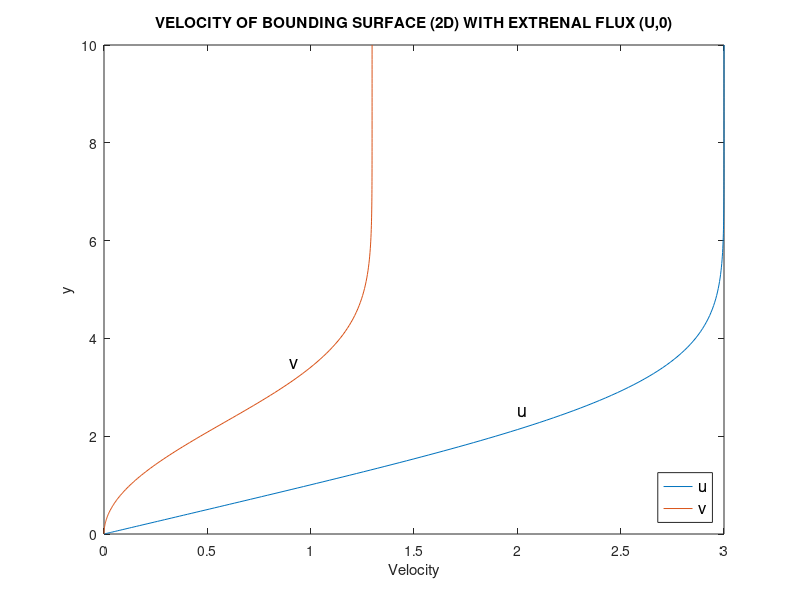

The MATLAB source for this figure:
% ESERCIZIO 5 

% NUMERICAL SOLUTION OF BOUNDARY LAYER OF A BOUNDING SURFACE (2D)
% Solve the PDE problem:
% { ∂u/∂x + ∂v/∂y = 0;                      CONTINUITY EQUATION
% { ∂u^2/∂x + ∂uv/∂y = nu*∂u^2/∂y^2         MOMENTUM EQUATION
% { u(x,0) = v(x,0) = 0; u(x,inf) = U;      Boundary Conditions
% { u(0,y) = U; v(0,y) = 0;                 Initial Conditions

clear all 
close all 

tic
% problem's data
U = 3;                   % Exterior velocity
nu = 1.5;                % viscosity

% boundary conditions 
u_x0 = 0;
v_x0 = 0;
u_x10 = U;
dv_x10 = 0;

% number of x e y nodes 
mx = 100;
my = 200;

% initial conditions
u_0y = U.*ones(my,1);
v_0y = zeros(my,1);

% x and y range boundarys
xa = 0;
xb = 2; 
y1 = 0;
ym = 10;


%% x nodes
x = zeros(mx,1);
for i = 1:mx
    x(i) = (xb-xa) * ((i-1)/(mx-1))^2; 
end
hx = diff(x);

%% y nodes 
y = zeros(my,1);
for i = 1:my
    y(i) = (ym-y1) * ((i-1)/(my-1))^2; 
end
hy = diff(y);


%% FINITE DIFFERENCE IN y (RELATED ONLY TO INDEX j)
% We now create the matrices of finite difference for the terms divided by
% hy

%________________________ Matrix of finite difference for the term ∂v/∂y
% We use the following discretisation: (v_j-v_j-1)/(y_j-y_j-1)
% FIRST ROW OF D1v IS ZEROS

D1v = spdiags([[0;1./hy(1:end);0], [-1./hy(1:end);0;0]], [0,-1], my,my);


%________________________ Matrix of finite difference for the term ∂^2u/∂y^2
% We use the following discretization: [(u_j+1 - u_j)/(y_j+1 - y_j) - (u_j
% - u_j-1)/(y_j - y_j-1)] /[(y_j+1 - y_j-1)/2]
% FIRST ROW AND LAST ROW OF D2 ARE ZEROS

% denominator of subdiagonal terms
d1 = 1./(hy(1:my-2).*(hy(1:my-2)+hy(2:my-1)));
% denominator of superdiagonal terms 
d2 = 1./(hy(2:my-1).*(hy(1:my-2)+hy(2:my-1)));
D2 = spdiags([[2*d1;0;0],[0;-2*d1-2*d2;0],[0;0;2*d2]],[-1,0,1],my,my);


%________________________ Matrix of finite difference for the term ∂uv/∂y
% We use the following discretisation: (u_j+1*v_j+1 - u_j-1*v_j-1)/(y_j+1-y_j-1)
% FIRST ROW AND LAST ROW OF D1uv ARE ZEROS

d = 1./(hy(1:my-2)+hy(2:my-1));
D1uv = spdiags([[-d;0;0],[0;0;d]],[-1,1],my,my);


%% MATRICES FOR THE TERMS ∂u/∂x AND ∂u^2/∂x (RELATED ONLY TO INDEX j)
% REMARK: THESE DISCRETIZATIONS COME FROM EULER METHOD, i.e. ∂u/∂x = 
% (u_next-u_previous)/(x_next-x_previous)

%________________________ Matrices for the term ∂u/∂x (WE CONSIDER ONLY j-TERMS, so we 
% have (u_j+u_j-1)/2)
% FOR u_i
D1x_i = spdiags([[1/2*ones(my-1,1);0;0], [0;1/2*ones(my-1,1);0]],[-1,0],my,my);
% FOR u_i-1
D1x_iprev = D1x_i;

%________________________ Matrices for the term ∂u^2/∂x (WE CONSIDER ONLY j-TERMS, so we 
% have u_j.^2
% FOR u_i
D1x_isquare = speye(my);
% FOR u_i-1
D1x_isquareprev = D1x_isquare;


%% BOUNDARY CONDITIONS 
% from the fist equation of the system, through D1v we obtain the conditions
% for v
% from the second equation of the system, through D2 we obtain the conditions
% for u
% -----> AIM: the discretized system is:
% from line 1 to my
% { 1/hx(i).*(D1x_i*u) - 1/hx(i).*(D1x_iprev*u_Eprevious) + D1v*v = 0
% from line my+1 to 2my
% { 1/hx(i).*(D1x_isquare*(u.^2)) - 1/hx(i).*(D1x_isquareprev*(u_Eprevious.^2)) 
% + D1uv*(u.*v) - nu*(D2*u) = 0

% We want to obtain conditions for v with D1v
% _______LINE 1: considering that the first row of D1x_i and of D1x_iprev are zeros,
% we obtain D1v*v1 = 0. Let D1v(1,1) be 1, then v1 = 0 (FIRST BOUND. CONDITION)
% _______LINE my: changing the last row of D1x_i and D1x_iprev in zeros 
% ((D1x_i(end,:) = zeros(1,my); D1x_iprev(end,:) = zeros(1,my);)
% we get: D1v*v_my = 0. Remeber that D1v is the matrix of first derivative 
% of v so this equation tells us that the first derivative of v_my
% is 0 (and this is correct: far from the surface there 
% is only horizontal constant velocity U)
D1v(1,1) = 1;
D1x_i(end,:) = zeros(1,my);
D1x_iprev(end,:) = zeros(1,my);

% We want to obtain conditions for u with D2
% _______LINE my+1: changing the first row of D1x_isquare and D1x_isquareprev in zeros 
% (D1x_isquare(1,:) = zeros(1,my); D1x_isquareprev(1,:) = zeros(1,my);)
% we get: { D1uv*(u1.*v1) - nu*(D2*u1) = 0. Remember that the first row of
% D1uv is zeros so: {- nu*(D2*u1) = 0. It is necessary now to put D2(1,1) =
% 1 ---> {- nu*u1 = 0 ---> {u1 = 0 (SECOND BOUND. CONDITION)
% _______LINE 2*my+1: with the same argument we obtain {- nu*u_ym = 0. Now
% we want that u_ym = U, so let introduce b (known term) with b(end) =
% -nu*U. In details we have {- nu*u_ym = b(end) ---> {- nu*u_ym = -nu*U  
% ---> {u_ym = U (THIRD BOUND. CONDITION)

D2(1,1) = 1;
D2(end,end) = 1;

D1x_isquare(1,:) = zeros(1,my);
D1x_isquareprev(1,:) = zeros(1,my);
D1x_isquare(end,:) = zeros(1,my);
D1x_isquareprev(end,:) = zeros(1,my);

b = [zeros(my-1,1);-nu*U];


%% INITIAL CONDITION GIVEN BY PROBLEM
% REMEMBER: WE USE EULER METHOD in ∂u/∂x = -∂v/∂y. Infact for Euler we have
% ∂u/∂x = (u_i - u_i-1)/(x_i-x_i-1) so u_i = u_i-1 + (x_i-x_i-1)*∂u/∂x 
% = u_i-1 + (x_i-x_i-1)*(-∂v/∂y). 
% REMARK: IN CONTINUITY EQUATION WE USE INTERMEDIATED POINTS IN y.
% THEN FINITE DIFFERENCE METHOD WORKS ON BOTH u AND v.


u_Eprevious = [0;u_0y(2:my)];                   % first previous point for Euler 
                                                % (first component = 0 to satisfy bound. cond.)
v = v_0y;                                       % initial condition of v

for i = 1:mx-1
    % uE previous = aggiorno con eulero
    F = @(u,v) [1/hx(i).*(D1x_i*u) - 1/hx(i).*(D1x_iprev*u_Eprevious) + D1v*v; ...
        1/hx(i).*(D1x_isquare*(u.^2)) - 1/hx(i).*(D1x_isquareprev*(u_Eprevious.^2)) + D1uv*(u.*v) - nu*(D2*u) - b];
    JF = @(u,v) [1/hx(i).*(D1x_i), D1v; ...
        2/hx(i).*diag(D1x_isquare*u) + D1uv*diag(v) - nu*D2, D1uv*diag(u)];
    
    %____________________________________ Newton
    u0 = u_Eprevious;
    v0 = v;
    % let's initial points always satisfy boundary conditions
    u0(1) = 0;
    v0(1) = 0;
    u0(end) = U;
    sol0 = [u0;v0];
    sol = sol0;
    u = sol(1:my);
    v = sol(my+1:2*my);
    
    delta = -JF(u,v)\F(u,v);
    tol = 1e-6;
    maxits = 20;
    its = 1;
    while (norm (delta, inf) > tol) && (its<maxits)
        sol = sol + delta;
        u = sol(1:my);
        v = sol(my+1:2*my);
        delta = -JF(u,v)\F(u,v);        % remove ";" to see how delta decreases
        its = its + 1;
    end
   
    sol = sol+delta;
    u = sol(1:my);                      % it will became the next u_Eprevious
    v = sol(my+1:2*my);
    u_Eprevious = u;

end 

plot(u,y,v,y)
xlabel('Velocity');
ylabel('y');
text(2,2.5,'u', 'Fontsize',13)
text(0.9,3.5,'v','Fontsize',13)
legend('u', 'v');
legend('Location', 'SouthEast');
legend('Fontsize',12)
title('VELOCITY OF BOUNDING SURFACE (2D) WITH EXTRENAL FLUX (U,0)')
axis([0 3 0 10]);

toc

%% Check results
% Shape factor H = delta/theta with:

% delta = integral from 0 to +infinity of (1 - u(y)/U) dy
delta = trapz(y,1-u/U);

% theta = integral from 0 to +infinity of (1 - u(y)/U) * u(y)/U dy
theta = trapz(y,(1-u/U).*(u/U));

H = delta/theta;
fprintf('Shape factor is H = %f\n', H)
disp('Blasius boundary layer value of shape factor is H_boundary_layer = 2.5916')

H_Blasius = 2.5916;
if (abs(H - H_Blasius) < 0.05)
    disp('H - H_boundary_layer < 5%')
end
